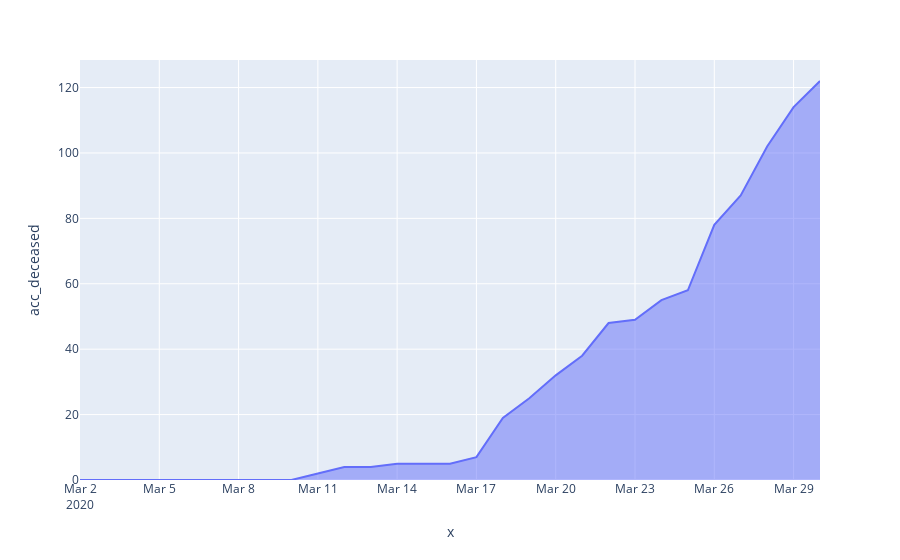

Here is the notebook cell this chart was saved with:
### Code cell
end = datetime.datetime.now() - datetime.timedelta(0)
date_index = pd.date_range('2020-03-02', end)

fig = px.area(data, x=date_index, y='acc_deceased' )
fig.show()

### Figure 1 — Plotly figure (JSON) as saved in the notebook; plotly's stock layout.template omitted (floating-point values rounded to 4 significant figures)
{"data": [{"hovertemplate": "x=%{x}<br>acc_deceased=%{y}", "showlegend": false, "legendgroup": "", "name": "", "yaxis": "y", "hoverlabel": {"namelength": 0}, "stackgroup": "1", "mode": "lines", "xaxis": "x", "y": [0, 0, 0, 0, 0, 0, 0, 0, 0, 2, 4, 4, 5, 5, 5, 7, 19, 25, 32, 38, 48, 49, 55, 58, 78, 87, 102, 114, 122], "x": ["2020-03-02T00:00:00", "2020-03-03T00:00:00", "2020-03-04T00:00:00", "2020-03-05T00:00:00", "2020-03-06T00:00:00", "2020-03-07T00:00:00", "2020-03-08T00:00:00", "2020-03-09T00:00:00", "2020-03-10T00:00:00", "2020-03-11T00:00:00", "2020-03-12T00:00:00", "2020-03-13T00:00:00", "2020-03-14T00:00:00", "2020-03-15T00:00:00", "2020-03-16T00:00:00", "2020-03-17T00:00:00", "2020-03-18T00:00:00", "2020-03-19T00:00:00", "2020-03-20T00:00:00", "2020-03-21T00:00:00", "2020-03-22T00:00:00", "2020-03-23T00:00:00", "2020-03-24T00:00:00", "2020-03-25T00:00:00", "2020-03-26T00:00:00", "2020-03-27T00:00:00", "2020-03-28T00:00:00", "2020-03-29T00:00:00", "2020-03-30T00:00:00"], "line": {"color": "#636efa"}, "type": "scatter", "orientation": "v"}], "layout": {"yaxis": {"domain": [0, 1], "anchor": "x", "title": {"text": "acc_deceased"}}, "margin": {"t": 60}, "legend": {"tracegroupgap": 0}, "xaxis": {"domain": [0, 1], "anchor": "y", "title": {"text": "x"}}}}
